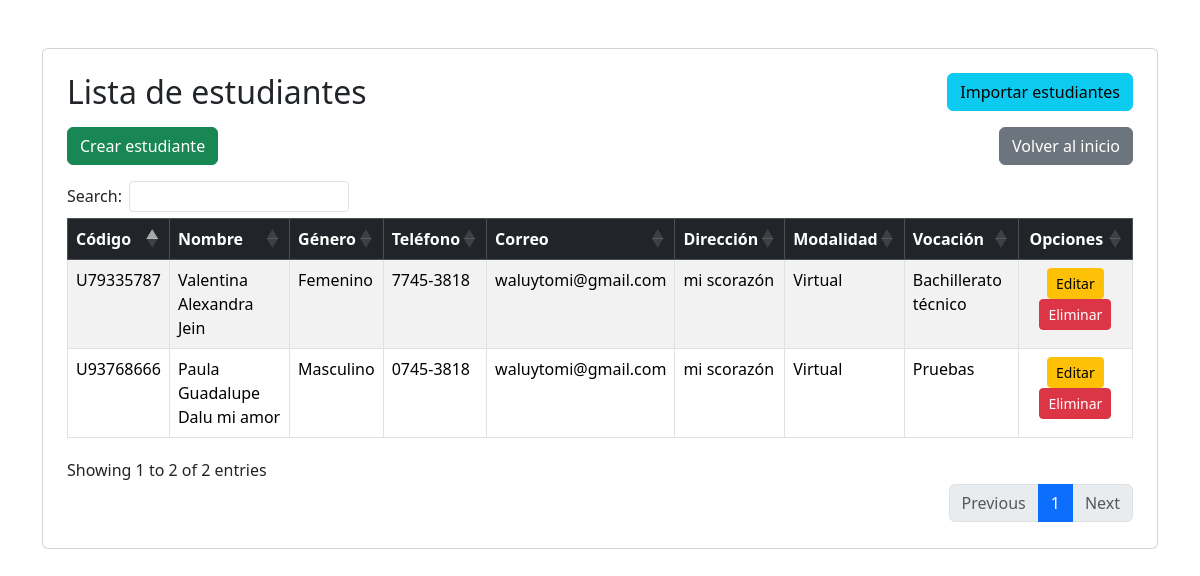
The app's page /PuellaSchool/views/student/studentIndex.php (signed in) with its own data.
### tables this page shows
CREATE TABLE `tbl_student` (
  `StudentID` int NOT NULL AUTO_INCREMENT,
  `studentCode` varchar(10) NOT NULL,
  `studentName` varchar(255) NOT NULL,
  `studentLastName` varchar(255) NOT NULL,
  `studentGender` varchar(50) NOT NULL,
  `studentPhone` varchar(50) NOT NULL,
  `studentEmail` varchar(100) NOT NULL,
  `studentAddress` varchar(255) NOT NULL,
  `studentModality` varchar(50) NOT NULL,
  `VocationID` int DEFAULT NULL,
  PRIMARY KEY (`StudentID`),
  UNIQUE KEY `studentCode` (`studentCode`),
  KEY `VocationID` (`VocationID`),
  CONSTRAINT `tbl_student_ibfk_1` FOREIGN KEY (`VocationID`) REFERENCES `tbl_vocation` (`VocationID`) ON DELETE SET NULL
);

CREATE TABLE `tbl_vocation` (
  `VocationID` int NOT NULL AUTO_INCREMENT,
  `vocationName` varchar(100) NOT NULL,
  `vocationInfo` varchar(255) NOT NULL,
  PRIMARY KEY (`VocationID`)
);

### PuellaSchool/controllers/studentController.php (called while the page is built, shortened)
<?php
require_once(dirname(__FILE__) . "/../conf/database.php");
require_once(dirname(__FILE__) . "/../models/studentModel.php");
class StudentController
{
    private $student;
    public function __construct()
    {
        $database = new Database();
        $this->db = $database->getConnection();
        $this->student = new StudentModel($this->db);
    }
    public function index()
    {
        $result = $this->student->getStudents();
        $students = $result->fetchAll(PDO::FETCH_ASSOC);
        include(dirname(__FILE__) . '/../views/student/studentList.php');
    }
}

### PuellaSchool/conf/database.php (called while the page is built, shortened)
<?php
    class Database{
        private $host = "localhost";
        private $database = "PuellaSchoolDB";
        private $user = "root";
        private $password = "1234";
        public function getConnection(){
            $this->conn = null;
            try{
                $this->conn = new PDO("mysql:host=".$this->host.";dbname=".$this->database, $this->user, $this->password);
                $this->conn->exec("set names utf8");
            }catch(PDOException $ex){
                echo"Connection error: ".$ex->getMessage();
                die();
            }
            return $this->conn;
        }
    }
?>

### PuellaSchool/models/studentModel.php (called while the page is built, shortened)
<?php
class StudentModel
{
    private $conn;
    public function __construct($db)
    {
        $this->conn = $db;
    }
    public function getStudents()
    {
        $query = "CALL sp_SelectStudents();";
        $result = $this->conn->prepare($query);
        $result->execute();
        return $result;
    }
}

### PuellaSchool/views/student/studentList.php (the view, shortened to what this page needs)
<!DOCTYPE html>
<html lang="en">
<head>
    <link href="https://cdn.jsdelivr.net/npm/bootstrap@5.3.3/dist/css/bootstrap.min.css" rel="stylesheet"
>
    <link href="https://cdnjs.cloudflare.com/ajax/libs/font-awesome/6.4.0/css/all.min.css" rel="stylesheet">
    <link href="https://cdn.datatables.net/1.13.7/css/dataTables.bootstrap5.min.css" rel="stylesheet">
    <link href="https://cdn.datatables.net/buttons/2.4.1/css/buttons.bootstrap5.min.css" rel="stylesheet">
</head>
<body>
    <div class="container">
        <div class="card mt-5 p-4">
            <div class="d-flex justify-content-between align-items-center mb-3">
                <h2 class="mb-0">Lista de estudiantes</h2>
                <a href="./studentIndex.php?action=import" class="btn btn-info" style="white-space: nowrap;">Importar estudiantes</a>
            </div>
            <div class="d-flex justify-content-between mb-3">
                <a href="./studentIndex.php?action=create" class="btn btn-success">Crear estudiante</a>
                <a href="../dist/pages/index.php" class="btn btn-secondary">Volver al inicio</a>
            </div>
            <div class="table-responsive">
                <table class="table table-striped table-bordered" id="studentTable">
                    <thead class="table-dark">
                        <tr>
                            <th scope="col">Código</th>
                            <th scope="col">Nombre</th>
                            <th scope="col">Género</th>
                            <th scope="col">Teléfono</th>
                            <th scope="col">Correo</th>
                            <th scope="col">Dirección</th>
                            <th scope="col">Modalidad</th>
                            <th scope="col">Vocación</th>
                            <th scope="col" class="text-center">Opciones</th>
                        </tr>
                    </thead>
                    <tbody>
                        <?php foreach ($students as $student) : ?>
                            <tr>
                                <td><?= htmlspecialchars($student['studentCode']); ?></td>
                                <td><?= htmlspecialchars($student['studentName']); ?> <?= htmlspecialchars($student['studentLastName']); ?></td>
                                <td><?= htmlspecialchars($student['studentGender']); ?></td>
                                <td><?= htmlspecialchars($student['studentPhone']); ?></td>
                                <td><?= htmlspecialchars($student['studentEmail']); ?></td>
                                <td><?= htmlspecialchars($student['studentAddress']); ?></td>
                                <td><?= htmlspecialchars($student['studentModality']); ?></td>
                                <td><?= htmlspecialchars($student['vocationName']); ?></td>
                                <td class="text-center">
                                    <a href="studentIndex.php?action=edit&id=<?= $student['StudentID'] ?>" class="btn btn-warning btn-sm">Editar</a>
                                    <a href="studentIndex.php?action=delete&id=<?= $student['StudentID'] ?>" class="btn btn-danger btn-sm">Eliminar</a>
                                </td>
                            </tr>
                        <?php endforeach; ?>
                    </tbody>
                </table>
            </div>
        </div>
    </div>
</body>
</html>

### records on screen
tbl_student: studentCode "U93768666", studentName "Paula Guadalupe", studentLastName "Dalu mi amor", studentGender "Masculino", studentPhone "0745-3818", studentEmail "waluytomi@gmail.com", studentAddress "mi scorazón", studentModality "Virtual", VocationID.vocationName "Pruebas"
tbl_student: studentCode "U79335787", studentName "Valentina Alexandra", studentLastName "Jein", studentGender "Femenino", studentPhone "7745-3818", studentEmail "waluytomi@gmail.com", studentAddress "mi scorazón", studentModality "Virtual", VocationID.vocationName "Bachillerato técnico"
